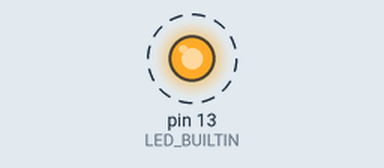
This sketch was run on a simulated Arduino Uno, built with avr-gcc and run on an emulated ATmega328P. Parts: output pins drawn as LEDs (lit = HIGH). Dashed ring = blinking.

Above: at 0.5 s.
Timing chart, 0 to 4.6 s (numbered marks = the images above):
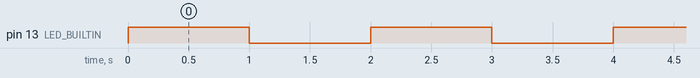

Measured:
- by itself, pin 13 (LED_BUILTIN): alternates HIGH for 1.0 s and LOW for 1.0 s

The sketch:

Test.ino
```cpp
void setup() {
    pinMode(LED_BUILTIN, OUTPUT);
}

void loop() {
    digitalWrite(LED_BUILTIN, HIGH);
    delay(1000);
    digitalWrite(LED_BUILTIN, LOW);
    delay(1000);
    Serial.println("Test");
}
```
